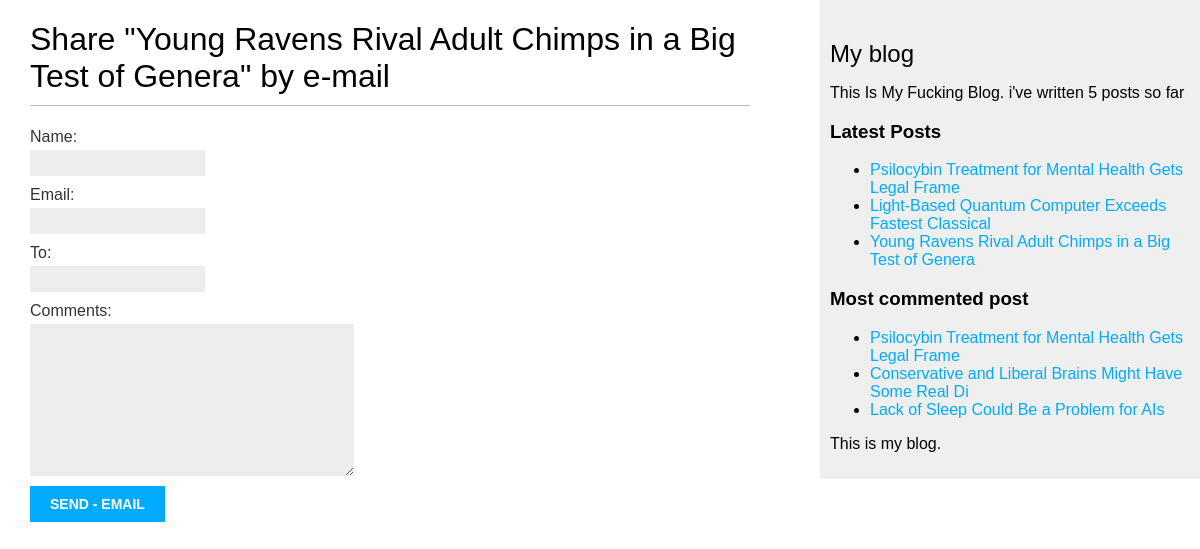
/blog/5/share/, run on the app's committed database.
### blogg/models.py (models this page shows, shortened)
class Post(models.Model):
    title = models.CharField(max_length=55)
    slug = models.SlugField(max_length=55, unique_for_date='publish')
    author = models.ForeignKey(User, related_name='blog_posts' ,on_delete=models.CASCADE)
    body = models.TextField()
    publish = models.DateTimeField(default=timezone.now)
    created = models.DateTimeField(auto_now_add=True)
    update = models.DateTimeField(auto_now=True)
    status = models.CharField(max_length=10, choices=STATUS_CHOICES, default='draft')
    class Meta:
        ordering = ('-publish', )
    def get_absolute_url(self):
        return reverse('blogg:post_detail', args=[self.publish.year, self.publish.month, self.publish.day, self.slug])
    published = PublishManager()
    tags = TaggableManager()

### blogg/views.py (the view)
# urls.py: path('<int:post_id>/share/', views.post_share, name='post_share')
def post_share(request, post_id):
    sent = False
    post = get_object_or_404(Post, id=post_id, status='draft')
    if request.method == "POST":
        form = EmailPostForm(request.POST)
        if form.is_valid():
            cd = form.cleaned_data
            post_url = request.build_absolute_uri(post.get_absolute_url())
            subject = f"{cd['name']} recommend you read" f"{post.title}"
            message = f" Read {post.title} at {post_url}\n\n"
            send_mail(subject, message, 'mohamedhawas123@gmail.com', [cd['to']])
            sent= True
    else:
        form = EmailPostForm()
    return render(request, 'blogg/post/share.html', {'post': post, 'form': form, 'sent': sent})

### blogg/form.py
class EmailPostForm(forms.Form):
    name = forms.CharField(max_length=26)
    email = forms.EmailField()
    to = forms.EmailField()
    comments = forms.CharField(required=False, widget=forms.Textarea)

### blogg/models.py (called while the page is built)
    def get_queryset(self):
        return super(PublishManager, self).get_queryset().filter(status='draft')

### blogg/templatetags/blogg_tags.py (called while the page is built)
@register.simple_tag
def total_post():
    return Post.published.count()

@register.inclusion_tag('blogg/post/lastest_post.html')
def show_latest_posts(count=5):
    lastest = Post.published.order_by('-publish')[:count]
    return {'latest': lastest}

@register.inclusion_tag('blogg/post/latest_comments.html')
def get_most_comments_post(count=5):
    comment =  Post.published.annotate(
        total_comments =Count('comments')).order_by('-total_comments')[:count]
    return {'comment': comment}

### blogg/templates/blogg/post/share.html (shortened to what this page needs)
{% extends 'blogg/base.html' %}
{% block content %}
{% if sent %}
<h1>E-email successfuly sent</h1>
<p>
    "{{post.title}}" was successfuly sent to {{form.cleaned_data.to}}.
</p>
{% else %}
<h1>Share "{{post.title}}" by e-mail </h1>
<form method="POST" action="" >
    {{form.as_p}}
    <input type="submit" value="send - email" />
</form>
{% endif %}
{% endblock %}

### blogg/templates/blogg/post/lastest_post.html
<ul>
    {% for post in latest %}
    <li>
        <a href="{{post.get_absolute_url}}">{{post.title}}</a>
    </li>
    {% endfor %}
</ul>

### blogg/templates/blogg/post/latest_comments.html
<h3>Most commented post</h3>
<ul>
    {% for post in comment %}
    <li>
        <a href="{{post.get_absolute_url}}">{{post.title}}</a>
    </li>
    {% endfor %}
</ul>

### static/css/blog.css (style rules this page uses)
body { margin:0; padding:0; font-family:helvetica, sans-serif; }
a { color:#00abff; text-decoration:none; }
h1 { font-weight:normal; border-bottom:1px solid #bbb; padding:0 0 10px 0; }
label { float:left; clear:both; color:#333; margin-bottom:4px; }
input, textarea { clear:both; float:left; margin:0 0 10px; background:#ededed; border:0; padding:6px 10px; font-size:12px; }
input[type=submit] { font-weight:bold; background:#00abff; color:#fff; padding:10px 20px; font-size:14px; text-transform:uppercase; }

### data on the page
Post: title "Young Ravens Rival Adult Chimps in a Big Test of Genera"
Post: title "Psilocybin Treatment for Mental Health Gets Legal Frame"
Post: title "Light-Based Quantum Computer Exceeds Fastest Classical"
Post: title "Conservative and Liberal Brains Might Have Some Real Di"
Post: title "Lack of Sleep Could Be a Problem for AIs"
